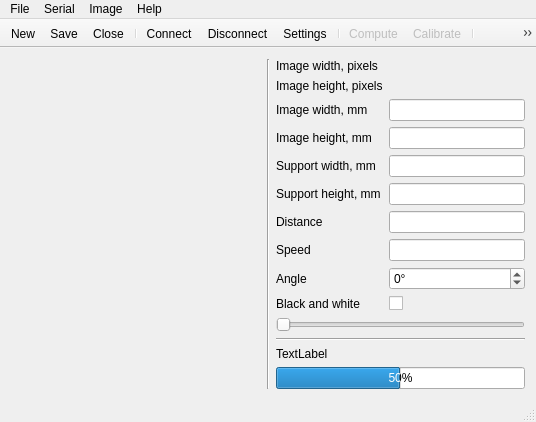
<?xml version="1.0" encoding="UTF-8"?>
<ui version="4.0">
 <class>ProjecteurLaser</class>
 <widget class="QMainWindow" name="ProjecteurLaser">
  <property name="geometry">
   <rect>
    <x>0</x>
    <y>0</y>
    <width>536</width>
    <height>399</height>
   </rect>
  </property>
  <property name="windowTitle">
   <string>ProjecteurLaser</string>
  </property>
  <widget class="QWidget" name="centralWidget">
   <property name="sizePolicy">
    <sizepolicy hsizetype="Expanding" vsizetype="Expanding">
     <horstretch>0</horstretch>
     <verstretch>0</verstretch>
    </sizepolicy>
   </property>
   <property name="autoFillBackground">
    <bool>false</bool>
   </property>
   <layout class="QHBoxLayout" name="horizontalLayout">
    <item>
     <widget class="QLabel" name="imageLabel">
      <property name="sizePolicy">
       <sizepolicy hsizetype="Expanding" vsizetype="Expanding">
        <horstretch>0</horstretch>
        <verstretch>0</verstretch>
       </sizepolicy>
      </property>
      <property name="text">
       <string/>
      </property>
      <property name="scaledContents">
       <bool>false</bool>
      </property>
     </widget>
    </item>
    <item>
     <widget class="Line" name="line">
      <property name="orientation">
       <enum>Qt::Vertical</enum>
      </property>
     </widget>
    </item>
    <item>
     <layout class="QVBoxLayout" name="infosLayout">
      <property name="sizeConstraint">
       <enum>QLayout::SetNoConstraint</enum>
      </property>
      <item>
       <layout class="QFormLayout" name="formLayout">
        <property name="sizeConstraint">
         <enum>QLayout::SetNoConstraint</enum>
        </property>
        <item row="0" column="0">
         <widget class="QLabel" name="widthPixelsLabel">
          <property name="text">
           <string>Image width, pixels</string>
          </property>
         </widget>
        </item>
        <item row="1" column="0">
         <widget class="QLabel" name="heightPixelsLabel">
          <property name="text">
           <string>Image height, pixels</string>
          </property>
         </widget>
        </item>
        <item row="2" column="0">
         <widget class="QLabel" name="widthMmLabel">
          <property name="text">
           <string>Image width, mm</string>
          </property>
         </widget>
        </item>
        <item row="2" column="1">
         <widget class="QLineEdit" name="widthMmLineEdit"/>
        </item>
        <item row="3" column="0">
         <widget class="QLabel" name="heightMmLabel">
          <property name="text">
           <string>Image height, mm</string>
          </property>
         </widget>
        </item>
        <item row="3" column="1">
         <widget class="QLineEdit" name="heightMmLineEdit"/>
        </item>
        <item row="6" column="0">
         <widget class="QLabel" name="distanceLabel">
          <property name="text">
           <string>Distance</string>
          </property>
         </widget>
        </item>
        <item row="6" column="1">
         <widget class="QLineEdit" name="distanceLineEdit">
          <property name="minimumSize">
           <size>
            <width>100</width>
            <height>0</height>
           </size>
          </property>
          <property name="baseSize">
           <size>
            <width>3</width>
            <height>0</height>
           </size>
          </property>
         </widget>
        </item>
        <item row="4" column="0">
         <widget class="QLabel" name="supportWidthLabel">
          <property name="text">
           <string>Support width, mm</string>
          </property>
         </widget>
        </item>
        <item row="5" column="0">
         <widget class="QLabel" name="supportHeightLabel">
          <property name="text">
           <string>Support height, mm</string>
          </property>
         </widget>
        </item>
        <item row="4" column="1">
         <widget class="QLineEdit" name="supportWidthLineEdit"/>
        </item>
        <item row="5" column="1">
         <widget class="QLineEdit" name="supportHeightLineEdit"/>
        </item>
        <item row="0" column="1">
         <widget class="QLabel" name="widthPixelsLabelEdit">
          <property name="text">
           <string/>
          </property>
         </widget>
        </item>
        <item row="1" column="1">
         <widget class="QLabel" name="heightPixelsLabelEdit">
          <property name="text">
           <string/>
          </property>
         </widget>
        </item>
        <item row="9" column="0">
         <widget class="QLabel" name="blackWhiteLabel">
          <property name="text">
           <string>Black and white</string>
          </property>
         </widget>
        </item>
        <item row="7" column="0">
         <widget class="QLabel" name="speedLabel">
          <property name="text">
           <string>Speed</string>
          </property>
         </widget>
        </item>
        <item row="7" column="1">
         <widget class="QLineEdit" name="speedLineEdit"/>
        </item>
        <item row="9" column="1">
         <widget class="QCheckBox" name="blackWhiteCheckEdit">
          <property name="text">
           <string/>
          </property>
         </widget>
        </item>
        <item row="8" column="0">
         <widget class="QLabel" name="angleLabel">
          <property name="text">
           <string>Angle</string>
          </property>
         </widget>
        </item>
        <item row="8" column="1">
         <widget class="QSpinBox" name="angleSpinBox">
          <property name="accelerated">
           <bool>true</bool>
          </property>
          <property name="keyboardTracking">
           <bool>false</bool>
          </property>
          <property name="suffix">
           <string>°</string>
          </property>
          <property name="minimum">
           <number>-90</number>
          </property>
          <property name="maximum">
           <number>90</number>
          </property>
         </widget>
        </item>
       </layout>
      </item>
      <item>
       <widget class="QSlider" name="horizontalSlider">
        <property name="maximum">
         <number>255</number>
        </property>
        <property name="orientation">
         <enum>Qt::Horizontal</enum>
        </property>
       </widget>
      </item>
      <item>
       <widget class="Line" name="line_2">
        <property name="orientation">
         <enum>Qt::Horizontal</enum>
        </property>
       </widget>
      </item>
      <item>
       <widget class="QLabel" name="progressLabel">
        <property name="text">
         <string>TextLabel</string>
        </property>
       </widget>
      </item>
      <item>
       <widget class="QProgressBar" name="progressBar">
        <property name="value">
         <number>50</number>
        </property>
       </widget>
      </item>
      <item>
       <spacer name="verticalSpacer">
        <property name="orientation">
         <enum>Qt::Vertical</enum>
        </property>
        <property name="sizeHint" stdset="0">
         <size>
          <width>20</width>
          <height>40</height>
         </size>
        </property>
       </spacer>
      </item>
     </layout>
    </item>
   </layout>
  </widget>
  <widget class="QMenuBar" name="menuBar">
   <property name="geometry">
    <rect>
     <x>0</x>
     <y>0</y>
     <width>536</width>
     <height>19</height>
    </rect>
   </property>
   <widget class="QMenu" name="menuFile">
    <property name="title">
     <string>File</string>
    </property>
    <addaction name="actionFileNew"/>
    <addaction name="actionFileOpen"/>
    <addaction name="actionFileSave"/>
    <addaction name="actionFileClose"/>
   </widget>
   <widget class="QMenu" name="menuSerial">
    <property name="title">
     <string>Serial</string>
    </property>
    <addaction name="actionSerialConnect"/>
    <addaction name="actionSerialDisconnect"/>
    <addaction name="actionSerialSettings"/>
   </widget>
   <widget class="QMenu" name="menuImage">
    <property name="title">
     <string>Image</string>
    </property>
    <addaction name="actionImageCalibrate"/>
    <addaction name="actionImageCompute"/>
   </widget>
   <widget class="QMenu" name="menuHelp">
    <property name="title">
     <string>Help</string>
    </property>
    <addaction name="actionHelp"/>
    <addaction name="actionAbout"/>
   </widget>
   <addaction name="menuFile"/>
   <addaction name="menuSerial"/>
   <addaction name="menuImage"/>
   <addaction name="menuHelp"/>
  </widget>
  <widget class="QToolBar" name="mainToolBar">
   <property name="movable">
    <bool>false</bool>
   </property>
   <attribute name="toolBarArea">
    <enum>TopToolBarArea</enum>
   </attribute>
   <attribute name="toolBarBreak">
    <bool>false</bool>
   </attribute>
   <addaction name="actionFileNew"/>
   <addaction name="actionFileSave"/>
   <addaction name="actionFileClose"/>
   <addaction name="separator"/>
   <addaction name="actionSerialConnect"/>
   <addaction name="actionSerialDisconnect"/>
   <addaction name="actionSerialSettings"/>
   <addaction name="separator"/>
   <addaction name="actionImageCompute"/>
   <addaction name="actionImageCalibrate"/>
   <addaction name="separator"/>
   <addaction name="actionSendData"/>
  </widget>
  <widget class="QStatusBar" name="statusBar"/>
  <action name="actionFileNew">
   <property name="text">
    <string>New</string>
   </property>
   <property name="toolTip">
    <string>Open a new image</string>
   </property>
   <property name="shortcut">
    <string>Ctrl+N</string>
   </property>
  </action>
  <action name="actionFileOpen">
   <property name="enabled">
    <bool>false</bool>
   </property>
   <property name="text">
    <string>Open</string>
   </property>
   <property name="visible">
    <bool>false</bool>
   </property>
  </action>
  <action name="actionFileSave">
   <property name="text">
    <string>Save</string>
   </property>
   <property name="visible">
    <bool>false</bool>
   </property>
  </action>
  <action name="actionFileClose">
   <property name="text">
    <string>Close</string>
   </property>
  </action>
  <action name="actionSerialConnect">
   <property name="checkable">
    <bool>true</bool>
   </property>
   <property name="checked">
    <bool>false</bool>
   </property>
   <property name="text">
    <string>Connect</string>
   </property>
  </action>
  <action name="actionSerialDisconnect">
   <property name="text">
    <string>Disconnect</string>
   </property>
   <property name="visible">
    <bool>false</bool>
   </property>
  </action>
  <action name="actionSerialSettings">
   <property name="text">
    <string>Settings</string>
   </property>
  </action>
  <action name="actionHelp">
   <property name="text">
    <string>Help</string>
   </property>
  </action>
  <action name="actionAbout">
   <property name="text">
    <string>About...</string>
   </property>
  </action>
  <action name="actionImageCompute">
   <property name="enabled">
    <bool>false</bool>
   </property>
   <property name="text">
    <string>Compute</string>
   </property>
  </action>
  <action name="actionImageCalibrate">
   <property name="checkable">
    <bool>true</bool>
   </property>
   <property name="enabled">
    <bool>false</bool>
   </property>
   <property name="text">
    <string>Calibrate</string>
   </property>
  </action>
  <action name="actionSendData">
   <property name="checkable">
    <bool>true</bool>
   </property>
   <property name="enabled">
    <bool>false</bool>
   </property>
   <property name="text">
    <string>Send image</string>
   </property>
   <property name="toolTip">
    <string>Send the image to the projector</string>
   </property>
  </action>
 </widget>
 <layoutdefault spacing="6" margin="11"/>
 <tabstops>
  <tabstop>widthMmLineEdit</tabstop>
  <tabstop>heightMmLineEdit</tabstop>
  <tabstop>supportWidthLineEdit</tabstop>
  <tabstop>supportHeightLineEdit</tabstop>
  <tabstop>distanceLineEdit</tabstop>
 </tabstops>
 <resources/>
 <connections/>
</ui>
